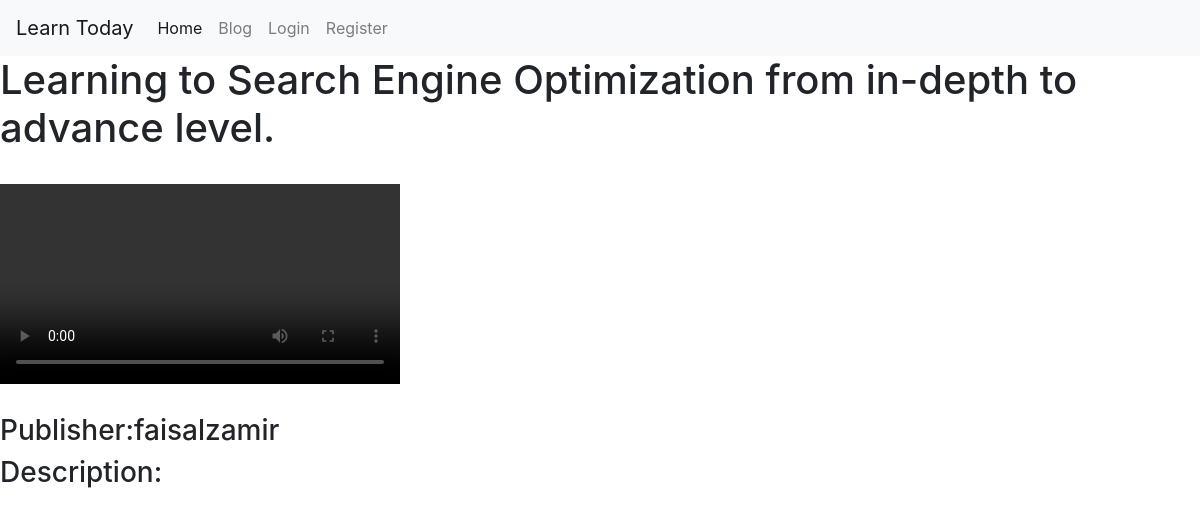
Page /OnlineCourse/video_detail/2 on the committed database.
### videos/models.py (models this page shows)
class video(models.Model):
    user = models.ForeignKey(User, on_delete=models.CASCADE,default=1)
    title = models.CharField(max_length=300,)
    video= models.FileField(upload_to='videos/', null=True)

### users/models.py (models this page shows)
class User(AbstractUser):
    bio = models.TextField(max_length=500, blank=True)
    location = models.CharField(max_length=30, blank=True)
    birth_date = models.DateField(null=True, blank=True)

### videos/views.py (the view)
# urls.py: path('video_detail/<int:id>', views.video_details, name='video_details'),
def video_details(request, id):
    single_videos = video.objects.get(id=id)
    context= {'single_videos':single_videos,
              }
    return render(request, 'videos/video_details.html',context)

### videos/templates/videos/video_details.html (shortened to what this page needs)
{% extends 'videos/base.html' %}
{% block content %}
<h1>{{single_videos.title}}</h1>
<br>
<video width='400' controls>
<source src='{{single_videos.video.url}}' type='video/mp4'>
</video>
<br><br>
<h3>Publisher:{{single_videos.user.username}}</h3>
<h3>Description:</h3>
{% endblock content %}

### rows in the picture
video: title "Learning to Search Engine Optimization from in-depth to advance level.", user.username "faisalzamir"
